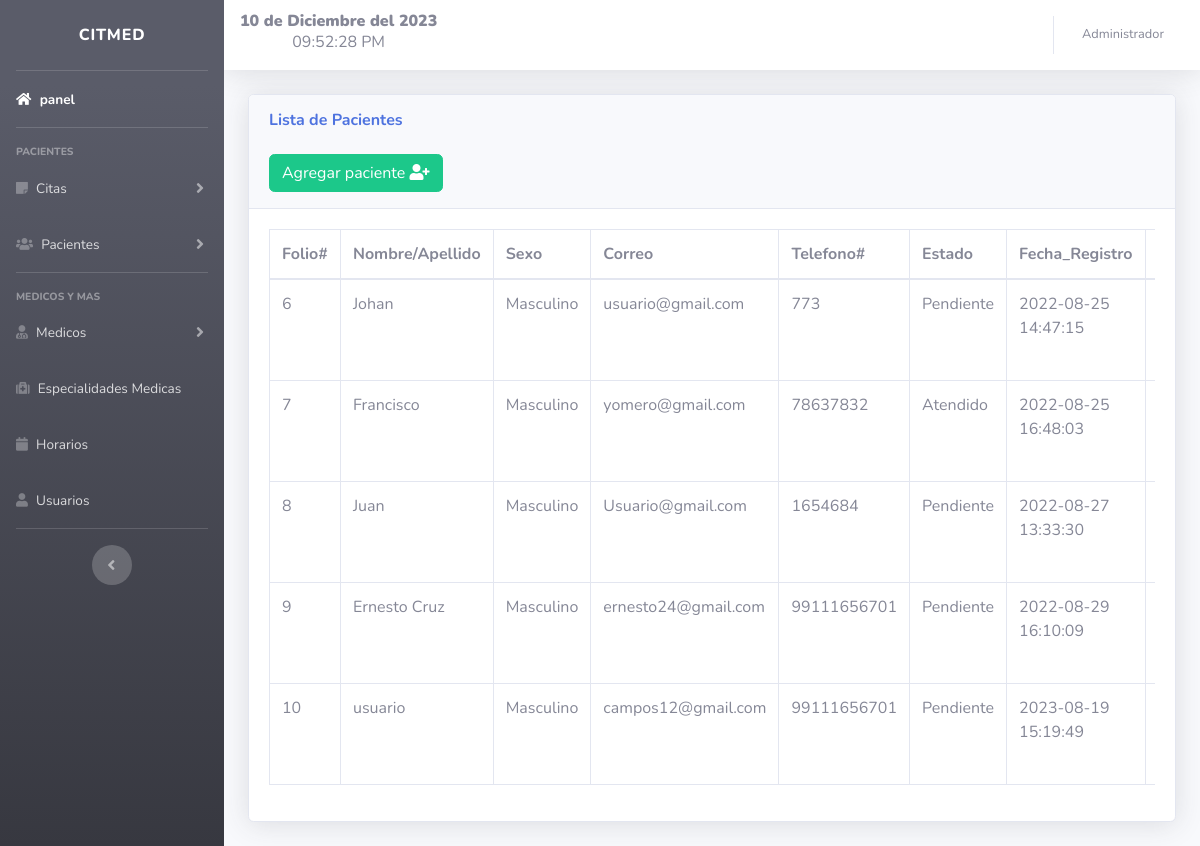
Page /views/pacientes.php (signed in) on the committed database.
### tables this page shows
CREATE TABLE `pacientes` (
  `id` int(11) NOT NULL,
  `nombre` varchar(50) NOT NULL,
  `sexo` varchar(50) NOT NULL,
  `correo` varchar(50) NOT NULL,
  `telefono` varchar(50) NOT NULL,
  `fecha` timestamp NULL DEFAULT current_timestamp(),
  `estado` varchar(50) NOT NULL
);

### views/pacientes.php (the view, shortened to what this page needs)
<!DOCTYPE html>
<html lang="en">
<head>
</head>
<?php include "../includes/header.php"; ?>
<body id="page-top">
    <div class="container-fluid">
        <div class="card shadow mb-4">
            <div class="card-header py-3">
                <h6 class="m-0 font-weight-bold text-primary">Lista de Pacientes</h6>
                <br>
                <button type="button" class="btn btn-success" data-toggle="modal" data-target="#paciente">
                    <span class="glyphicon glyphicon-plus"></span> Agregar paciente <i class="fa fa-user-plus"></i> </a></button>
            </div>
            <div class="card-body">
                <div class="table-responsive">
                    <table class="table table-bordered" id="dataTable" width="100%" cellspacing="0">
                        <thead>
                            <tr>
                                <th>Folio#</th>
                                <th>Nombre/Apellido</th>
                                <th>Sexo</th>
                                <th>Correo</th>
                                <th>Telefono#</th>
                                <th>Estado</th>
                                <th>Fecha_Registro</th>
                                <th>Acciones..</th>
                            </tr>
                        </thead>
                        <?php
                        include "../includes/db.php";
                        $result = mysqli_query($conexion, "SELECT * FROM pacientes ");
                        while ($fila = mysqli_fetch_assoc($result)) :
                        ?>
                            <tr>
                                <td><?php echo $fila['id']; ?></td>
                                <td><?php echo $fila['nombre']; ?></td>
                                <td><?php echo $fila['sexo']; ?></td>
                                <td><?php echo $fila['correo']; ?></td>
                                <td><?php echo $fila['telefono']; ?></td>
                                <td><?php echo $fila['estado']; ?></td>
                                <td><?php echo $fila['fecha']; ?></td>
                                <td>
                                </td>
                            </tr>
                        <?php endwhile; ?>
                    </table>
                </div>
            </div>
        </div>
    </div>
</body>
</html>

### rows in the picture
pacientes: id "6", nombre "Johan", sexo "Masculino", correo "usuario@gmail.com", telefono "773", estado "Pendiente", fecha "2022-08-25 14:47:15"
pacientes: id "7", nombre "Francisco", sexo "Masculino", correo "yomero@gmail.com", telefono "78637832", estado "Atendido", fecha "2022-08-25 16:48:03"
pacientes: id "8", nombre "Juan", sexo "Masculino", correo "Usuario@gmail.com", telefono "1654684", estado "Pendiente", fecha "2022-08-27 13:33:30"
pacientes: id "9", nombre "Ernesto Cruz", sexo "Masculino", correo "ernesto24@gmail.com", telefono "99111656701", estado "Pendiente", fecha "2022-08-29 16:10:09"
pacientes: id "10", nombre "usuario", sexo "Masculino", correo "campos12@gmail.com", telefono "99111656701", estado "Pendiente", fecha "2023-08-19 15:19:49"

### other values in the picture
fecha() "10 de Diciembre del 2023"
hora() "09:52:28 PM"
$_SESSION['nombre'] "Administrador"
